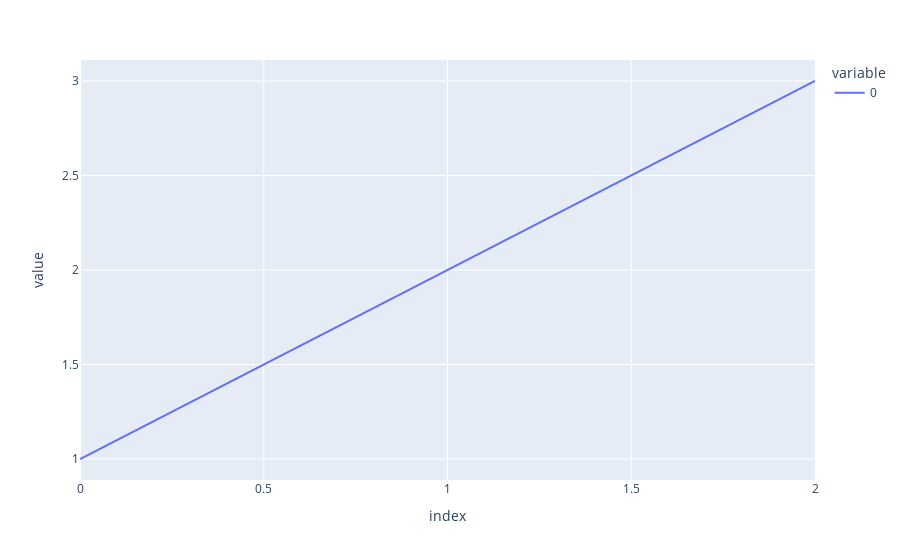

Notebook code cell kept with this figure:
### Code cell
import pandas as pd
pd.DataFrame([1,2,3]).plot()

### Figure 1 — Plotly figure (JSON) as saved in the notebook; plotly's stock layout.template omitted (floating-point values rounded to 4 significant figures)
{"data": [{"hovertemplate": "variable=0<br>index=%{x}<br>value=%{y}<extra></extra>", "legendgroup": "0", "line": {"color": "#636efa", "dash": "solid"}, "mode": "lines", "name": "0", "orientation": "v", "showlegend": true, "type": "scatter", "x": [0, 1, 2], "xaxis": "x", "y": [1, 2, 3], "yaxis": "y"}], "layout": {"legend": {"title": {"text": "variable"}, "tracegroupgap": 0}, "margin": {"t": 60}, "xaxis": {"anchor": "y", "domain": [0, 1], "title": {"text": "index"}}, "yaxis": {"anchor": "x", "domain": [0, 1], "title": {"text": "value"}}}}
